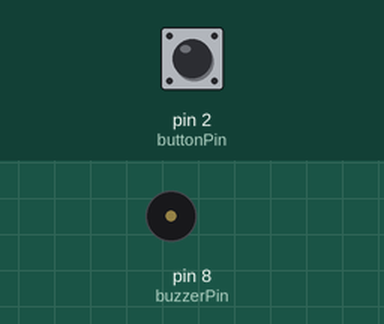
The sketch below on a simulated Arduino Uno, built with avr-gcc and run on an emulated ATmega328P. Parts: buzzer (waves = sounding, pin HIGH). The inputs (shaded band) are chosen by the test bench; at power-on: pin 2 (buttonPin) HIGH.

Above: at 1.2 s.
1.3 s: pin 2 (buttonPin) pulled LOW for 0.15 s
At 1.37 s:
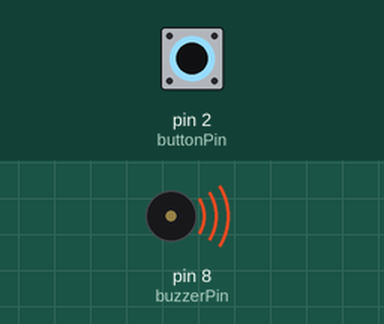
2.9 s: pin 2 (buttonPin) pulled LOW for 3.2 s
At 7.3 s:
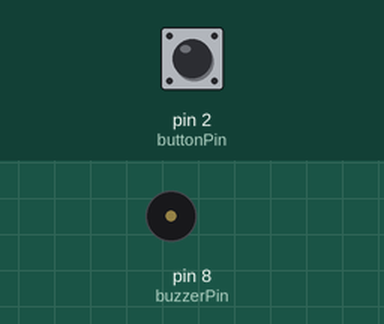
Timing chart, 0 to 8.8 s (numbered marks = the images above; inputs shaded):
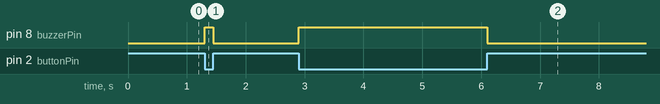

The sketch:

BuzzerAndButton.ino
```cpp
int buzzerPin = 8;
int buttonPin = 2;
int buttonState;

void setup() {
  // put your setup code here, to run once:
  pinMode(buzzerPin, OUTPUT);
  pinMode(buttonPin, INPUT_PULLUP);
}

void loop() {
  // put your main code here, to run repeatedly:
  buttonState = digitalRead(buttonPin);
  if (buttonState == LOW) {
    digitalWrite(buzzerPin, HIGH);
  } else {
    digitalWrite(buzzerPin, LOW);
  }
}
```

Measured:
- after the input at 1.3 s, pin 8 (buzzerPin): LOW → HIGH at once, → LOW 0.15 s later
- after the input at 2.9 s, pin 8 (buzzerPin): LOW → HIGH at once, → LOW 3.2 s later
